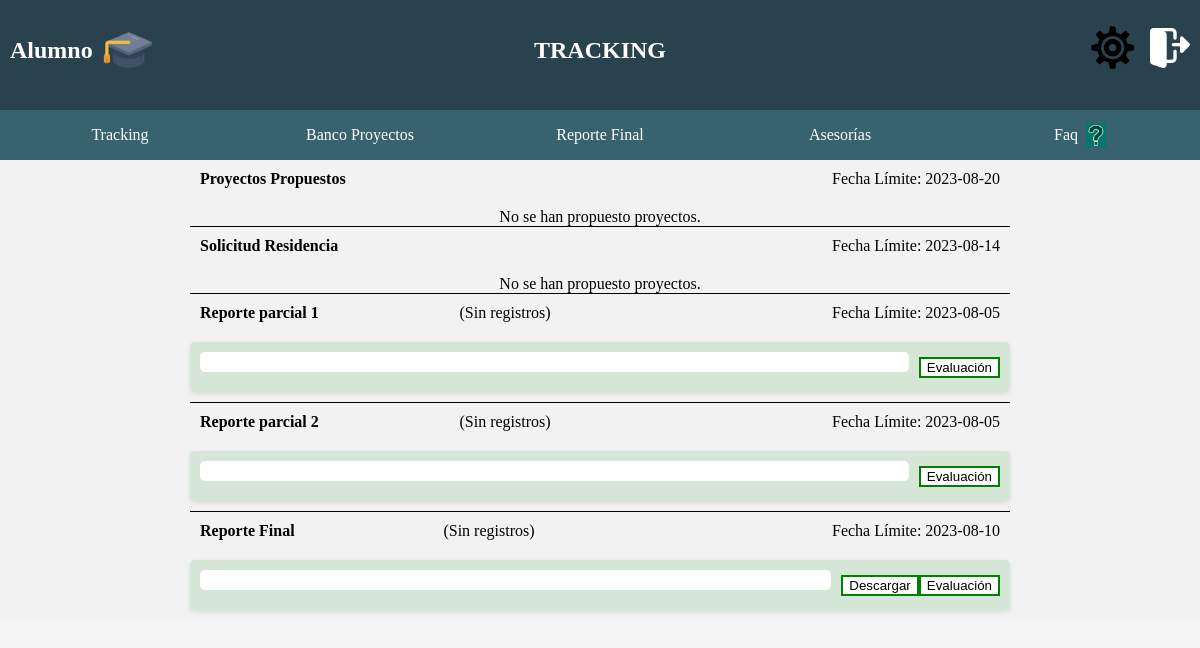
The app's page /Alumno/alumTraking.php (signed in) with its own data.
### tables this page shows
CREATE TABLE IF NOT EXISTS `FechasVencimiento` (
    `FVTramite` varchar(255) NOT NULL COMMENT 'Palabra Clave del Tramite',
    `FVFechaLimite` date DEFAULT NULL,
    `FVDescripcionTramite` varchar(400) DEFAULT NULL COMMENT 'Aqui se especifica el tramite',
    PRIMARY KEY (`FVTramite`)
);

### Alumno/Alumfunciones.php (called while the page is built, shortened)
<?php
function verificarSolicitudReporteParcial1($respuesta,$alumno){
    $conection = conn();
    $sql ="SELECT COUNT(*) AS TotalRegistros FROM EvaReportes
    INNER JOIN SolicitudResidencia ON EvaReportes.SRID = SolicitudResidencia.SRID
    WHERE EvaReportes.ERNoParcial='1' AND SolicitudResidencia.UAlumno='$alumno'";
    $result = $conection->query($sql);
    $row = $result->fetch_assoc();
    $totalRegistros = $row["TotalRegistros"];
    $clase = '';
    $mensaje= '';
    switch ($totalRegistros) {
      case 0:
      $mensaje= 'Sin registros';
      $clase = 'progress-bar-fill-0';
      break;
  }
  if($respuesta){
    return $mensaje;
}else{
    return $clase;
}
}
function verificarSolicitudReporteParcial2($respuesta,$alumno){
    $conection = conn();
    $sql ="SELECT COUNT(*) AS TotalRegistros FROM EvaReportes
    INNER JOIN SolicitudResidencia ON EvaReportes.SRID = SolicitudResidencia.SRID
    WHERE EvaReportes.ERNoParcial='2' AND SolicitudResidencia.UAlumno='$alumno'";
    $result = $conection->query($sql);
    $row = $result->fetch_assoc();
    $totalRegistros = $row["TotalRegistros"];
    $clase = '';
    $mensaje= '';
    switch ($totalRegistros) {
      case 0:
      $mensaje= 'Sin registros';
      $clase = 'progress-bar-fill-0';
      break;
  }
  if($respuesta){
    return $mensaje;
}else{
    return $clase;
}
}
function verificarSolicitudReporteFinal($respuesta,$alumno){
    $conection = conn();
    $sql ="SELECT COUNT(*) AS NReportes FROM SolicitudResidencia
    INNER JOIN ReporteFinal ON ReporteFinal.SRID = SolicitudResidencia.SRID
    INNER JOIN EvaReporteFinal ON ReporteFinal.RFID = EvaReporteFinal.RFID
    WHERE SolicitudResidencia.UAlumno='$alumno'";
    $result = $conection->query($sql);
    $row = $result->fetch_assoc();
    $totalRegistros = $row["NReportes"];
    $clase = '';
    $mensaje= '';
    switch ($totalRegistros) {
      case 0:
      $mensaje= 'Sin registros';
      $clase = 'progress-bar-fill-0';
      break;
  }
  if($respuesta){
    return $mensaje;
}else{
    return $clase;
}
}
function retornarFechaLimite($id){
    $conection = conn();
    $sql ="SELECT * FROM FechasVencimiento
WHERE FVTramite='$id'";
    $result = $conection->query($sql);
    $row = $result->fetch_assoc();
    $totalRegistros = $row["FVFechaLimite"];
    return $totalRegistros;
  }
?>

### Alumno/AlumTraking.php (the view, shortened to what this page needs)
<?php
include_once ('Alumfunciones.php');
    ?>
    <!DOCTYPE html>
    <html>
    <head>
    	<link rel="stylesheet" href="../style/style.css">
    	<link rel="stylesheet" href="style/Traking.css">
    </head>
    <body style="margin: 0;">
    	<div class="container">
    		<div class="row">
    			<div class="left-column">
    				<a class="home-btn" href="AlumTraking.php">
    					<h2><span style="margin-right: 10px;">Alumno</span></h2>
    					<img src="../img/sombrero.png" width="50px">
    				</a>
    			</div>
    			<div class="center-column">
    				<h2>TRACKING</h2>
    			</div>
    			<div class="right-column">
    				<a href="../usuariosConfig.php?idUsuario=<?php echo $_SESSION['id'];?>"><img src="../img/configuraciones.png" width="50px"></a> &nbsp; &nbsp;
    				<a href="../logout.php"><img src="../img/logout.png" width="40px"></a>
    			</div>
    		</div>
    	</div>
    	<div class="center-container">
    		<div class="TituloTraking"><b>Proyectos Propuestos</b> Fecha Límite: <?php echo retornarFechaLimite('ProponerProyecto'); ?></div>
    		<?php
    		$conn = conn();
    		$id=$_SESSION['id'];
    		$sql = "SELECT * FROM SolicitudProyecto WHERE UPropietario='$id'";
    		$resultado = $conn->query($sql);
    		if ($resultado->num_rows > 0) {
    			while ($fila = $resultado->fetch_assoc()) {
    				?>
    				<div class="TituloTraking"><?php echo $fila['SPNombreProyecto']." (".$fila['SPEstatus'].")"; ?></div>
    				<div class="progress-container">
    					<div class="progress-bar"><span class="<?php echo verificarSolicitudProyecto($fila['SPEstatus']); ?>"></span></div>
    				</div>
    				<?php
    			}
    		} else {
    			echo "No se han propuesto proyectos.";
    		}
    		?>
    		<div class="TituloTraking" style="border-top: 1px solid black;"><b>Solicitud Residencia</b> Fecha Límite: <?php echo retornarFechaLimite('SolicitarResidencia'); ?></div>
    		<?php
    		$conn = conn();
    		$id=$_SESSION['id'];
    		$sql = "SELECT SolicitudResidencia.UAlumno,SolicitudResidencia.SREstatus, SolicitudProyecto.SPNombreProyecto, SolicitudProyecto.SPID, SolicitudResidencia.SRID FROM SolicitudResidencia
    		INNER JOIN BancoProyectos ON BancoProyectos.BPID = SolicitudResidencia.BPID
    		INNER JOIN SolicitudProyecto ON BancoProyectos.SPID = SolicitudProyecto.SPID
    		WHERE SolicitudResidencia.UAlumno='$id'";
    		$resultado = $conn->query($sql);
    		if ($resultado->num_rows > 0) {
    			while ($fila = $resultado->fetch_assoc()) {
    				?>
    				<div class="TituloTraking"><?php echo $fila['SPNombreProyecto']." (".$fila['SREstatus'].")"; ?></div>
    				<div class="progress-container">
    					<div class="progress-bar"><span class="<?php echo verificarSolicitudResidencia($fila['SREstatus']); ?>"></span></div>
    					<form action="AlumReenviaSoliResidencia.php" method="POST">
    						<input type="hidden" name="SPID" value="<?php echo $fila['SPID']?>">
    						<input type="hidden" name="SRID" value="<?php echo $fila['SRID']?>">
    						<?php
    						if($fila['SREstatus']=="RECHAZADO"){
    							?>
    							<input type="submit" class="btn-actualizar" value="Reenviar">
    							<?php
    						}
    						?>
    					</form>
    					<?php
    					if($fila['SREstatus'] == 'PENDIENTE'){
    						echo '<form method="POST" action="AlumEditSoliResidencia.php">
    						<button class="btn-actualizar" type="submit">Editar</button>
    						<input type="hidden" name="SPID" value="'.$fila['SPID'].'">
    						</form>';}
    						?>
    						<form action="inserts/dataGenerator.php" method="POST" target="blank">
    							<input type="hidden" name="SPID" value="<?php echo $fila['SPID']?>">
    							<input type="submit" class="btn-actualizar" value="Generar">
    						</form>
    						<?php
    						if($fila['SREstatus'] == 'PENDIENTE'){
    						?>
    						<form method="post">
    							<input type="hidden" name="registro_id" value="<?php echo $fila['SRID']?>">
    							<input type="submit" class="btn-actualizar" value="Eliminar"  onclick="return confirm('¿Estás seguro de eliminar este registro?')">
    						</form>
    						<?php
    						}
    						?>
    					</div>
    					<?php
    				}
    			} else {
    				echo "No se han propuesto proyectos.";
    			}
    			?>
    			<div class="TituloTraking" style="border-top: 1px solid black;"><b>Reporte parcial 1</b>(<?php echo verificarSolicitudReporteParcial1(true,$_SESSION['id']);?>)<b></b>Fecha Límite: <?php echo retornarFechaLimite('AsesoresEvaluacionSeguimiento'); ?></div>
    			<div class="progress-container">
    				<div class="progress-bar"><span class="<?php echo verificarSolicitudReporteParcial1(false,$_SESSION['id']);?>"></span></div>
    				<form action="../GenerarDocs/GenerarEvaluacionSeguimiento.php" method="post" target="_blank">
    					<input type="submit" value="Evaluación" class="btn-actualizar">
    				</form>
    			</div>
    			<div class="TituloTraking" style="border-top: 1px solid black;"><b>Reporte parcial 2 </b>(<?php echo verificarSolicitudReporteParcial2(true,$_SESSION['id']);?>)<b></b>Fecha Límite: <?php echo retornarFechaLimite('AsesoresEvaluacionSeguimiento'); ?></div>
    			<div class="progress-container">
    				<div class="progress-bar"><span class="<?php echo verificarSolicitudReporteParcial2(false,$_SESSION['id']);?>"></span></div>
    				<form action="../GenerarDocs/GenerarEvaluacionSeguimiento.php" method="post" target="_blank">
    					<input type="submit" value="Evaluación" class="btn-actualizar">
    				</form>
    			</div>
    			<div class="TituloTraking" style="border-top: 1px solid black;"><b>Reporte Final </b>(<?php echo verificarSolicitudReporteFinal(true,$_SESSION['id']);?>)<b></b>Fecha Límite: <?php echo retornarFechaLimite('AsesoresEvaluacionReporteFinal'); ?></div>
    			<div class="progress-container">
    				<div class="progress-bar"><span class="<?php echo verificarSolicitudReporteFinal(false,$_SESSION['id']);?>"></span></div>
    				<form action="Alumndescargardoc.php" method="post">
    					<input type="submit" value="Descargar" class="btn-actualizar" >
    				</form>
    				<form action="../GenerarDocs/GenerarEvaluacionReporteFinal.php" method="post" target="_blank">
    					<input type="submit" value="Evaluación" class="btn-actualizar">
    				</form>
    			</div>
    		</div>
    	</body>
    	</html>

### style/style.css (style rules this page uses)
body { margin: 0; background-color: whitesmoke; }
.container { display: flex; flex-direction: column; justify-content: center; align-items: center; align-items: flex-start; justify-content: flex-start; background-color: #2A424D; }
.row { display: flex; justify-content: center; align-items: center; width: 100%; margin-bottom: 10px; color: white; }
.button-row { display: flex; justify-content: center; align-items: center; width: 100%; }
.button-link { display: flex; align-items: center; justify-content: center; height: 50px; background-color: #45818e86; color: white; text-align: center; text-decoration: none; flex: 1; }
.left-column { width: 33%; height: 100px; display: flex; justify-content: flex-start; align-items: center; padding-left: 10px; }
.center-column { width: 33%; height: 100px; display: flex; justify-content: center; align-items: center; }
.right-column { width: 33%; height: 100px; display: flex; justify-content: flex-end; align-items: center; padding-right: 10px; }
.home-btn { display: flex; align-items: center; text-decoration: none; color: white; }

### Alumno/style/Traking.css (style rules this page uses)
.center-container { display: flex; flex-direction: column; justify-content: center; align-items: center; background-color: #f2f2f2; position: relative; }
.TituloTraking { width: 800px; padding: 10px; position: relative; margin-bottom: 10px; display: flex; justify-content: space-between; align-items: center; }
.progress-container { width: 800px; padding: 10px; background-color: #D5E5D6; border-radius: 5px; box-shadow: 0 2px 5px rgba(0, 0, 0, 0.1); position: relative; margin-bottom: 10px; display: flex; justify-content: space-between; align-items: center; }
.progress-bar { margin-bottom: 10px; background-color: #AED3AF; height: 20px; border-radius: 5px; position: relative; overflow: hidden; flex-grow: 1; margin-right: 10px; }
.progress-bar-fill-0 { display: block; height: 100%; background-color: white; animation: progress-bar-animation 1s ease-in-out; width: 100%; }
.btn-actualizar { background-color: white; border: 2px solid green; }

### records on screen
fechasvencimiento: FVFechaLimite "2023-08-20"
fechasvencimiento: FVFechaLimite "2023-08-14"
fechasvencimiento: FVFechaLimite "2023-08-05"
fechasvencimiento: FVFechaLimite "2023-08-10"

### other values on screen
verificarSolicitudReporteParcial1(true,$_SESSION['id']) "Sin registros"
verificarSolicitudReporteParcial2(true,$_SESSION['id']) "Sin registros"
verificarSolicitudReporteFinal(true,$_SESSION['id']) "Sin registros"
